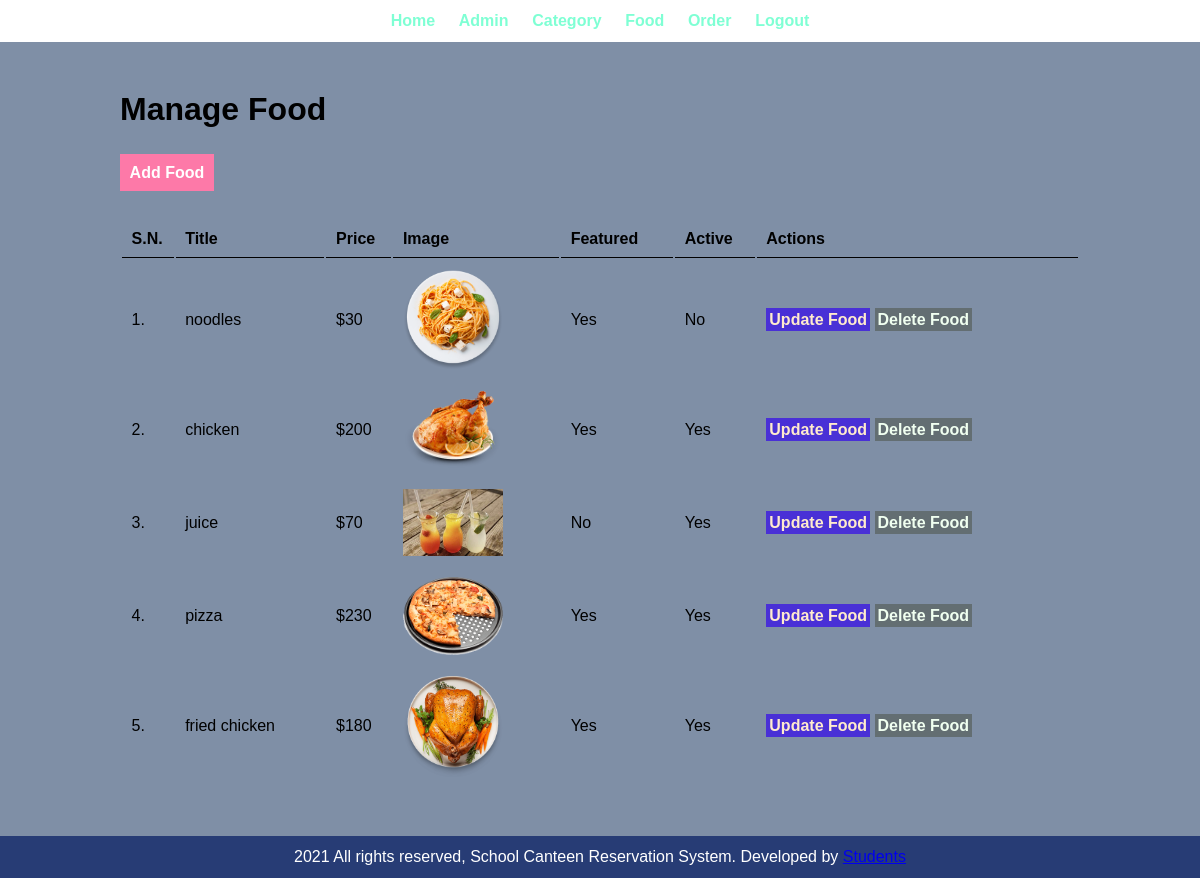
Screenshot of /admin/manage-food.php (signed in) with the database file from the repository.
### tables this page shows
CREATE TABLE `tbl_food` (
  `id` int(10) UNSIGNED NOT NULL,
  `title` varchar(100) NOT NULL,
  `description` text NOT NULL,
  `price` decimal(10,0) NOT NULL,
  `image_name` varchar(255) NOT NULL,
  `category_id` int(10) UNSIGNED NOT NULL,
  `featured` varchar(10) NOT NULL,
  `active` varchar(10) NOT NULL
);

### admin/manage-food.php (the view, shortened to what this page needs)
<?php include('partials/menu.php'); ?>
<div class="main-content">
    <div class="wrapper">
        <h1>Manage Food</h1>
        <br /><br />
                <a href="<?php echo SITEURL; ?>admin/add-food.php" class="btn-primary">Add Food</a>
                <br /><br /><br />
                <table class="tbl-full">
                    <tr>
                        <th>S.N.</th>
                        <th>Title</th>
                        <th>Price</th>
                        <th>Image</th>
                        <th>Featured</th>
                        <th>Active</th>
                        <th>Actions</th>
                    </tr>
                    <?php
                        $sql = "SELECT * FROM tbl_food";
                        $res = mysqli_query($conn, $sql);
                        $count = mysqli_num_rows($res);
                        $sn=1;
                        if($count>0)
                        {
                            while($row=mysqli_fetch_assoc($res))
                            {
                                $id = $row['id'];
                                $title = $row['title'];
                                $price = $row['price'];
                                $image_name = $row['image_name'];
                                $featured = $row['featured'];
                                $active = $row['active'];
                                ?>
                                <tr>
                                    <td><?php echo $sn++; ?>. </td>
                                    <td><?php echo $title; ?></td>
                                    <td>$<?php echo $price; ?></td>
                                    <td>
                                        <?php
                                            if($image_name=="")
                                            {
                                                echo "<div class='error'>Image not Added.</div>";
                                            }
                                            else
                                            {
                                                ?>
                                                <img src="<?php echo SITEURL; ?>images/food/<?php echo $image_name; ?>" width="100px">
                                                <?php
                                            }
                                        ?>
                                    </td>
                                    <td><?php echo $featured; ?></td>
                                    <td><?php echo $active; ?></td>
                                    <td>
                                        <a href="<?php echo SITEURL; ?>admin/update-food.php?id=<?php echo $id; ?>" class="btn-secondary">Update Food</a>
                                        <a href="<?php echo SITEURL; ?>admin/delete-food.php?id=<?php echo $id; ?>&image_name=<?php echo $image_name; ?>" class="btn-danger">Delete Food</a>
                                    </td>
                                </tr>
                                <?php
                            }
                        }
                        else
                        {
                            echo "<tr> <td colspan='7' class='error'> Food not Added Yet. </td> </tr>";
                        }
                    ?>
                </table>
    </div>
</div>
<?php include('partials/footer.php'); ?>

### css/admin.css (style rules this page uses)
* { margin: 0; padding: 0; font-family: Arial, Helvetica, sans-serif; }
.wrapper { padding: 1%; width: 80%; margin: 0 auto; }
.tbl-full { width: 100%; }
table tr th { border-bottom: 1px solid black; padding: 1%; text-align: left; }
table tr td { padding: 1%; }
.btn-primary { background-color: #fd79a8; padding: 1%; color: white; text-decoration: none; font-weight: bold; }
.btn-secondary { background-color: #4930d6; padding: 1%; color: blanchedalmond; text-decoration: none; font-weight: bold; }
.btn-danger { background-color: #636e72; padding: 1%; color: honeydew; text-decoration: none; font-weight: bold; }
.main-content { background-color: #7f8fa6; padding: 3% 0; }

### rows the page displays
tbl_food: title "noodles", price "30", image_name (picture), featured "Yes", active "No"
tbl_food: title "chicken", price "200", image_name (picture), featured "Yes", active "Yes"
tbl_food: title "juice", price "70", image_name (picture), featured "No", active "Yes"
tbl_food: title "pizza", price "230", image_name (picture), featured "Yes", active "Yes"
tbl_food: title "fried chicken", price "180", image_name (picture), featured "Yes", active "Yes"
